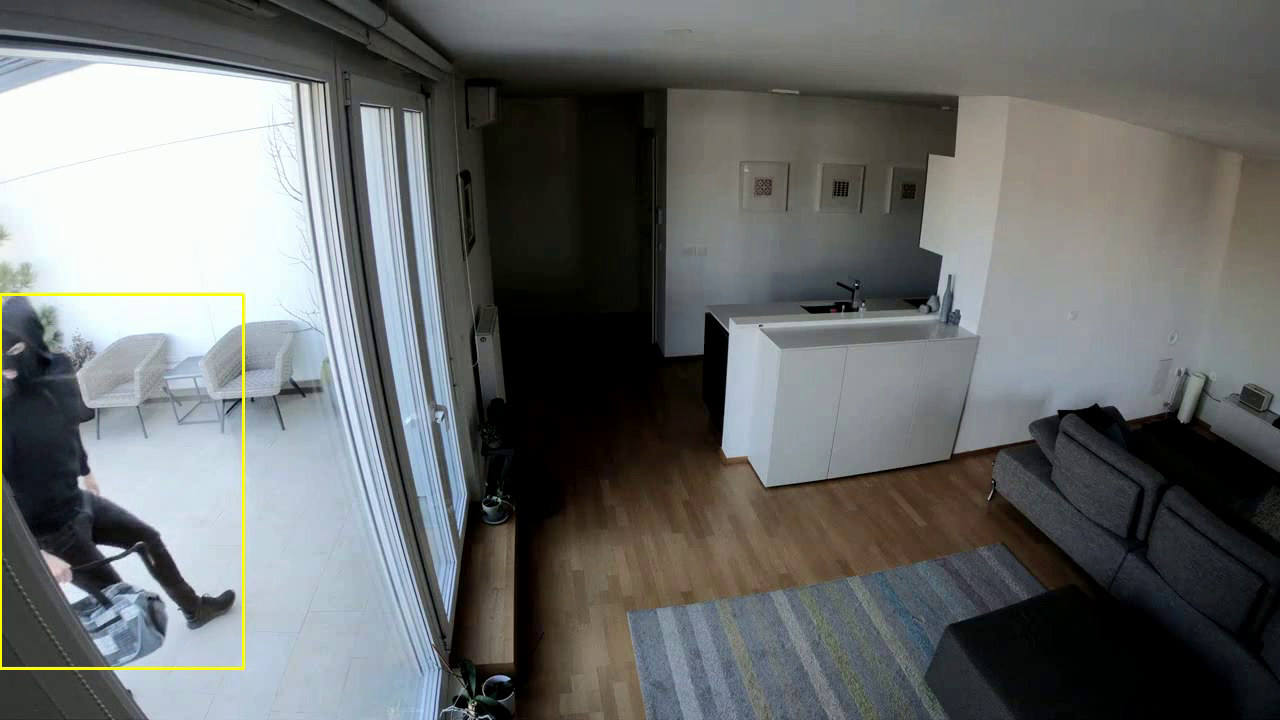
#> input picture frame 16 of Output_video_alert.mp4, 1280 x 720 px, given in place of CCTV_footage.mp4, which was not available
$ jupyter execute Main_code.ipynb   (text cells are left out)
#> lines starting #> are read from the running program, lines starting #| are printed output that depends on the picture; after the words box and inside, x2 and y2 are one past the last pixel; in counts of white or black regions, pixels touching at a corner belong together; pictures that were not available may be replaced by others from this repository, and a replacement may not be noted
[cell 1]
#imported required libraries

import cv2
import numpy as np
from moviepy.editor import *

[cell 2]
#Load the video

vid=cv2.VideoCapture('/content/CCTV_footage.mp4')

#Pre-processing step
frame_w=int(vid.get(cv2.CAP_PROP_FRAME_WIDTH))   #results- width
frame_h=int(vid.get(cv2.CAP_PROP_FRAME_HEIGHT))  #results- height
fps=int(vid.get(cv2.CAP_PROP_FPS))               #results- frames per second

#Procedure to form the file for saving the output video
size=(frame_w,frame_h)
size_quad=(int(2*frame_w),int(2*frame_h))

#file name in which video to be saved
vid_out_file='Output_video_alert.mp4'
vid_out_quad_file='Output_video_quad.mp4'

vid_out=cv2.VideoWriter(vid_out_file,cv2.VideoWriter_fourcc(*'XVID'),fps,size)
vid_out_quad=cv2.VideoWriter(vid_out_quad_file,cv2.VideoWriter_fourcc(*'XVID'),fps,size_quad)

[cell 3]
#Define the background subtractor with the history as 200 (by considering 200 previous frames)
bg_sub=cv2.createBackgroundSubtractorKNN(history=200)

[cell 4]
#Necessary defination of values

ksize=(5,5)                     #For erosion purpose
max_contours=3
min_contour_area_thresh=0.01    #For detection purpose

#Color codes
yellow=(0,255,255)
red=(0,0,255)

#Frame size (width * height)
frame_area=frame_w*frame_h

[cell 5]
#Object detection using Contour method

#Capturing the video into frames
while True:

  reteval,frame=vid.read()
#> frame is the input picture: shape (720, 1280, 3); mean B, G, R 109, 109.6, 106.9
  if frame is None:
    break

  #Form foreground mask
  fg_mask=bg_sub.apply(frame)
#> fg_mask: shape (720, 1280); every value is 255

  #Performs errosion (to remove noise)
  fg_mask_erosion=cv2.erode(fg_mask,np.ones(ksize,np.uint8))

  #Detect contours
  contours_erosion,heirarchy=cv2.findContours(fg_mask_erosion,cv2.RETR_LIST,cv2.CHAIN_APPROX_SIMPLE)
#> contours_erosion = [[[0, 0], [0, 719], [1279, 719], [1279, 0]]]

  if len(contours_erosion) > 0:

    #Sort the contours (descending order)
    contour_sort=sorted(contours_erosion,key=cv2.contourArea,reverse=True)
#> contour_sort = [[[0, 0], [0, 719], [1279, 719], [1279, 0]]]

    #Find the contour with largest area
    contour_area_max=cv2.contourArea(contour_sort[0])
#> contour_area_max = 919601

    contour_frac=contour_area_max/frame_area
#> contour_frac = 0.998

    if contour_frac > min_contour_area_thresh:

      #Setting the dimensions for the bounding box
      for idx in range(min(max_contours,len(contour_sort))):
        xc,yc,wc,hc=cv2.boundingRect(contour_sort[idx])
        if idx==0:   #contour with largest area
          x1=xc
          y1=yc
          x2=xc+wc
          y2=yc+hc
        else:
          x1=min(x1,xc)
          y1=min(y1,yc)
          x2=max(x2,xc+wc)
          y2=max(y2,yc+hc)
#> this loop made 1 pass
#> (xc, yc, wc, hc, x1, y1, x2, y2) on pass 1: (0, 0, 1280, 720, 0, 0, 1280, 720)

      #Draw the bounding box of the detected object
      cv2.rectangle(frame,(x1,y1),(x2,y2),yellow,thickness=2)
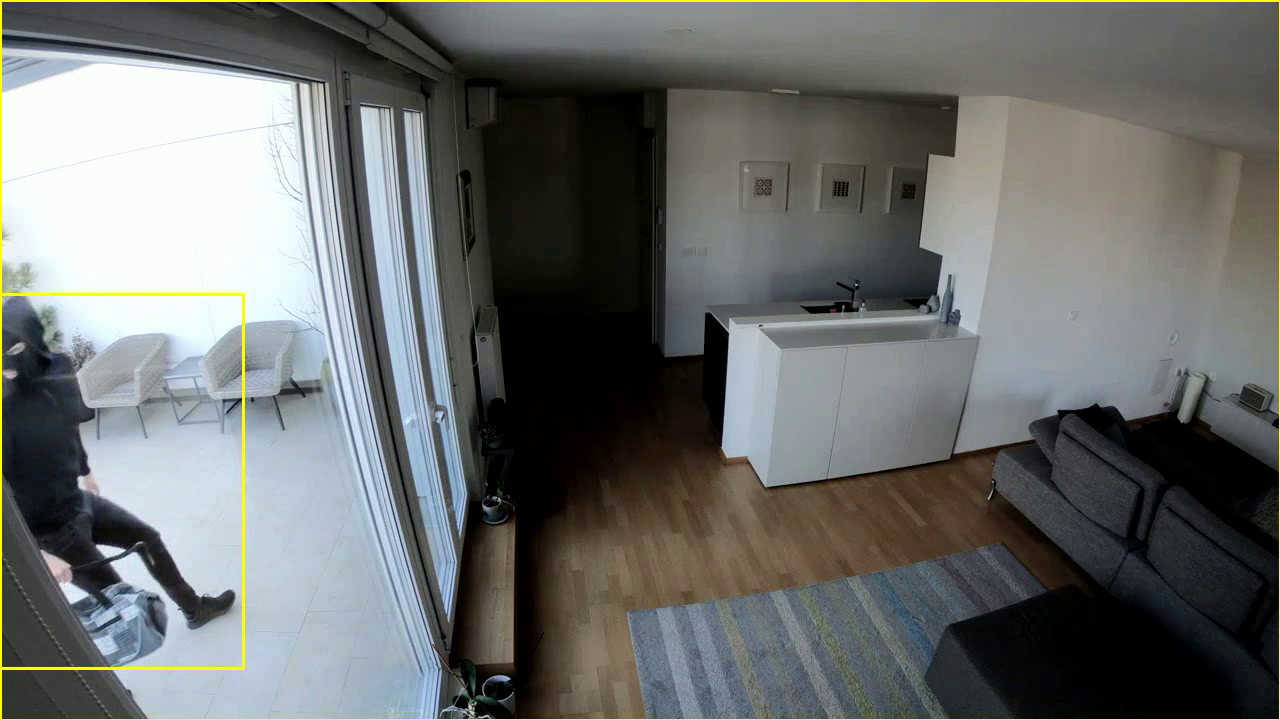
#> frame: shape (720, 1280, 3); 0.64% of pixels changed, all inside (x1, y1, x2, y2) = (0, 0, 1280, 720)

      #Post-processing (save the resultant video)
      vid_out.write(frame)

vid.release()
vid_out.release()


$ run again, starting later in the video
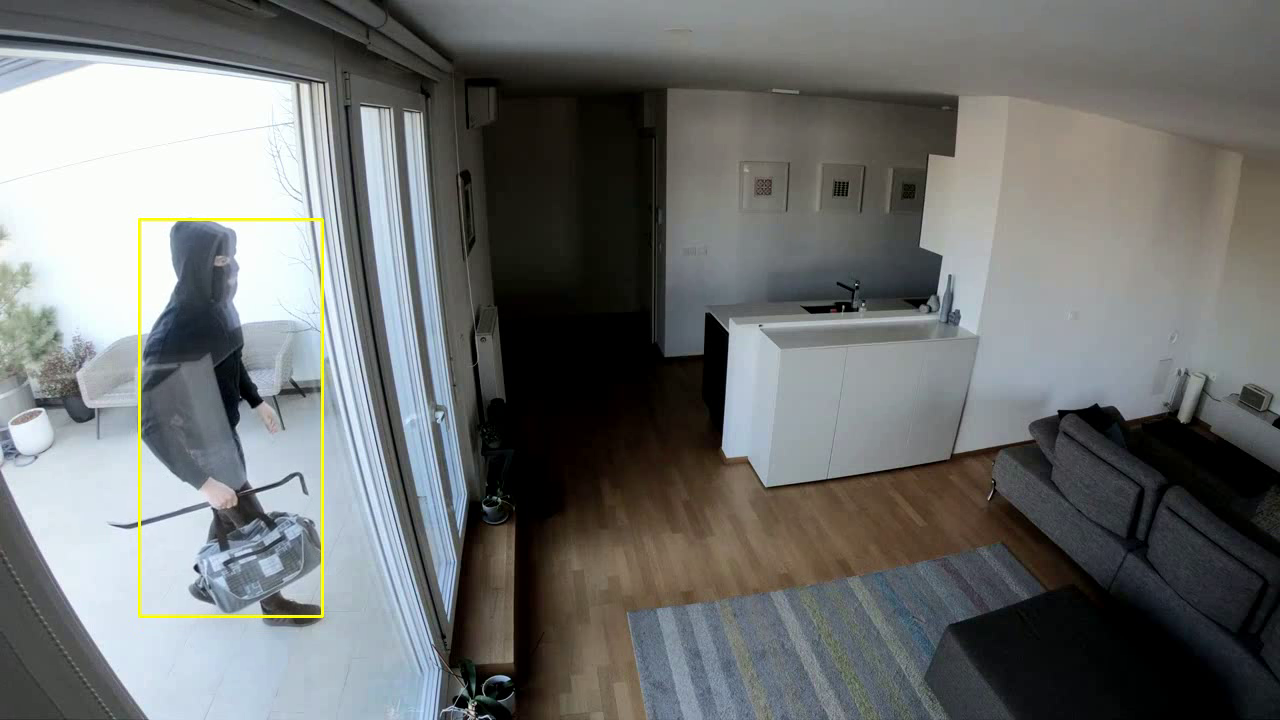
#> input picture frame 74 of Output_video_alert.mp4, 1280 x 720 px, given in place of CCTV_footage.mp4, which was not available
#> frame is the input picture: shape (720, 1280, 3); mean B, G, R 113.8, 114.7, 112.2
#> fg_mask: shape (720, 1280); every value is 255
#> contours_erosion = [[[0, 0], [0, 719], [1279, 719], [1279, 0]]]
#> contour_area_max = 919601
#> contour_frac = 0.998
#> the loop `for idx in range(min(max_contours,len(contour_sort))):` made 1 pass
#> (xc, yc, wc, hc, x1, y1, x2, y2) on pass 1: (0, 0, 1280, 720, 0, 0, 1280, 720)
#> `cv2.rectangle(frame,(x1,y1),(x2,y2),yellow,thickness=2)`:
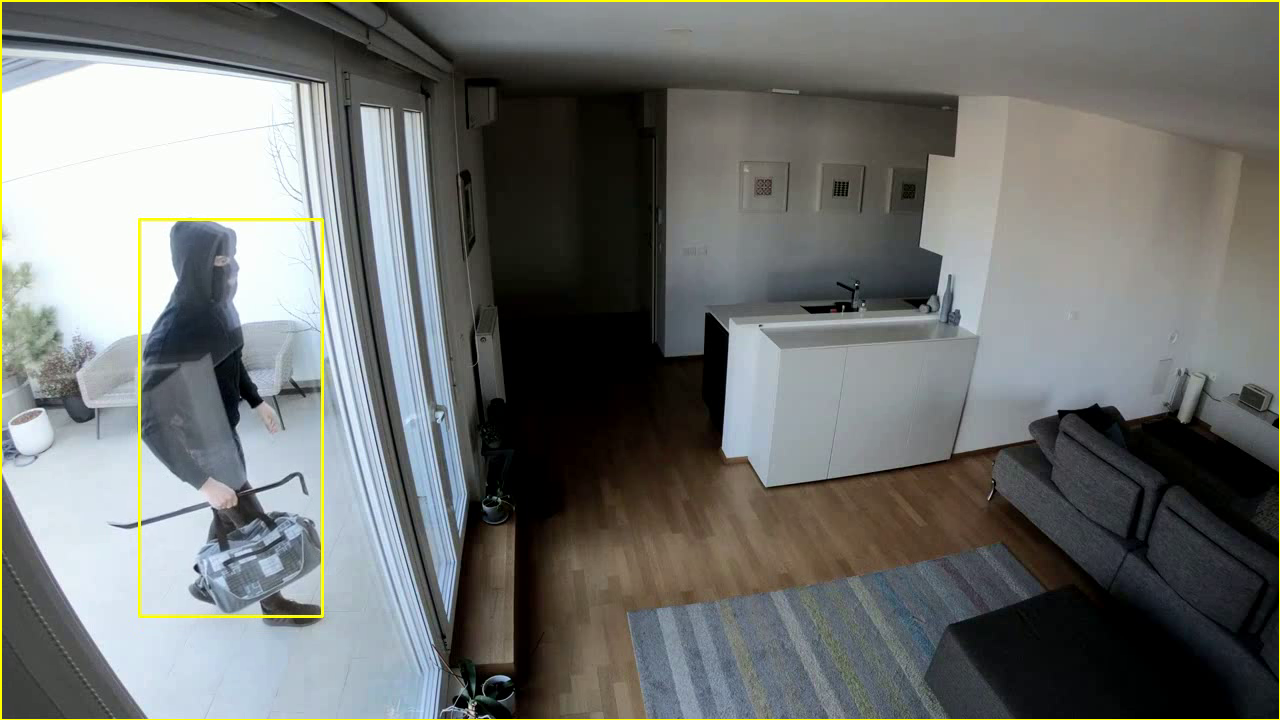
#> frame: shape (720, 1280, 3); 0.65% of pixels changed, all inside (x1, y1, x2, y2) = (0, 0, 1280, 720)

$ run again, starting later in the video
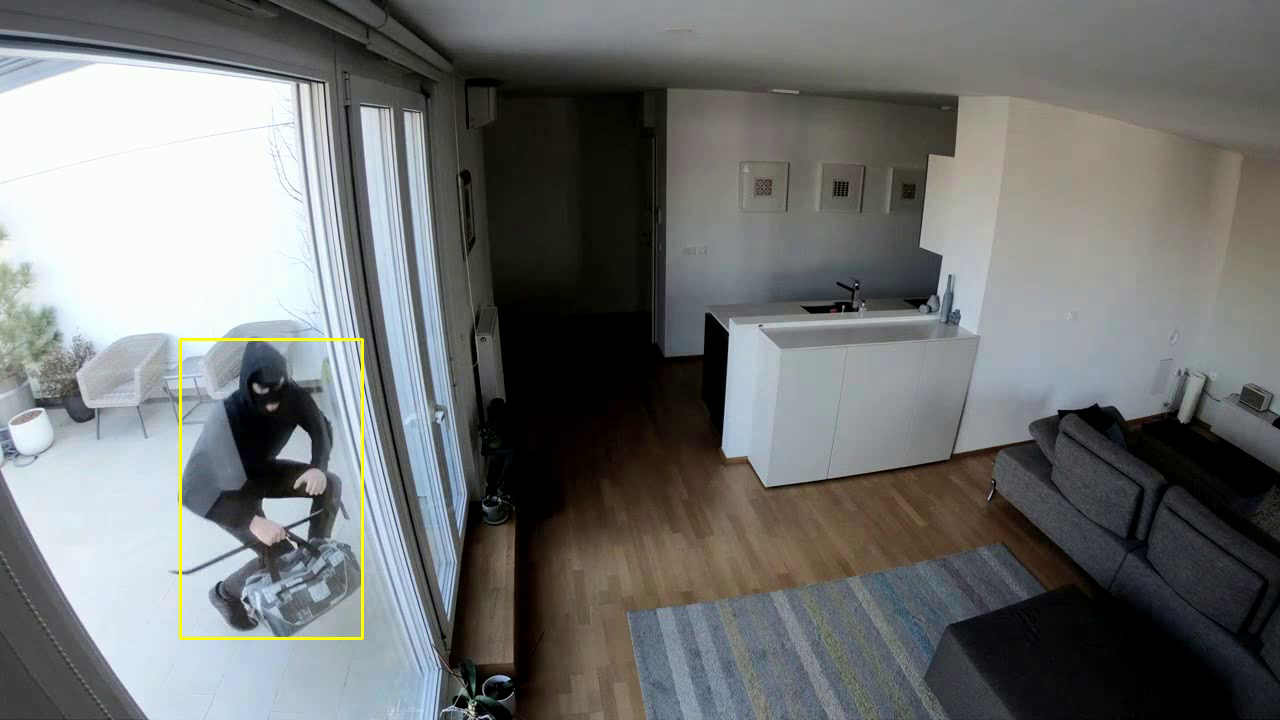
#> input picture frame 132 of Output_video_alert.mp4, 1280 x 720 px, given in place of CCTV_footage.mp4, which was not available
#> frame is the input picture: shape (720, 1280, 3); mean B, G, R 115.2, 116.1, 113.6
#> fg_mask: shape (720, 1280); every value is 255
#> contours_erosion = [[[0, 0], [0, 719], [1279, 719], [1279, 0]]]
#> contour_area_max = 919601
#> contour_frac = 0.998
#> the loop `for idx in range(min(max_contours,len(contour_sort))):` made 1 pass
#> (xc, yc, wc, hc, x1, y1, x2, y2) on pass 1: (0, 0, 1280, 720, 0, 0, 1280, 720)
#> `cv2.rectangle(frame,(x1,y1),(x2,y2),yellow,thickness=2)`:
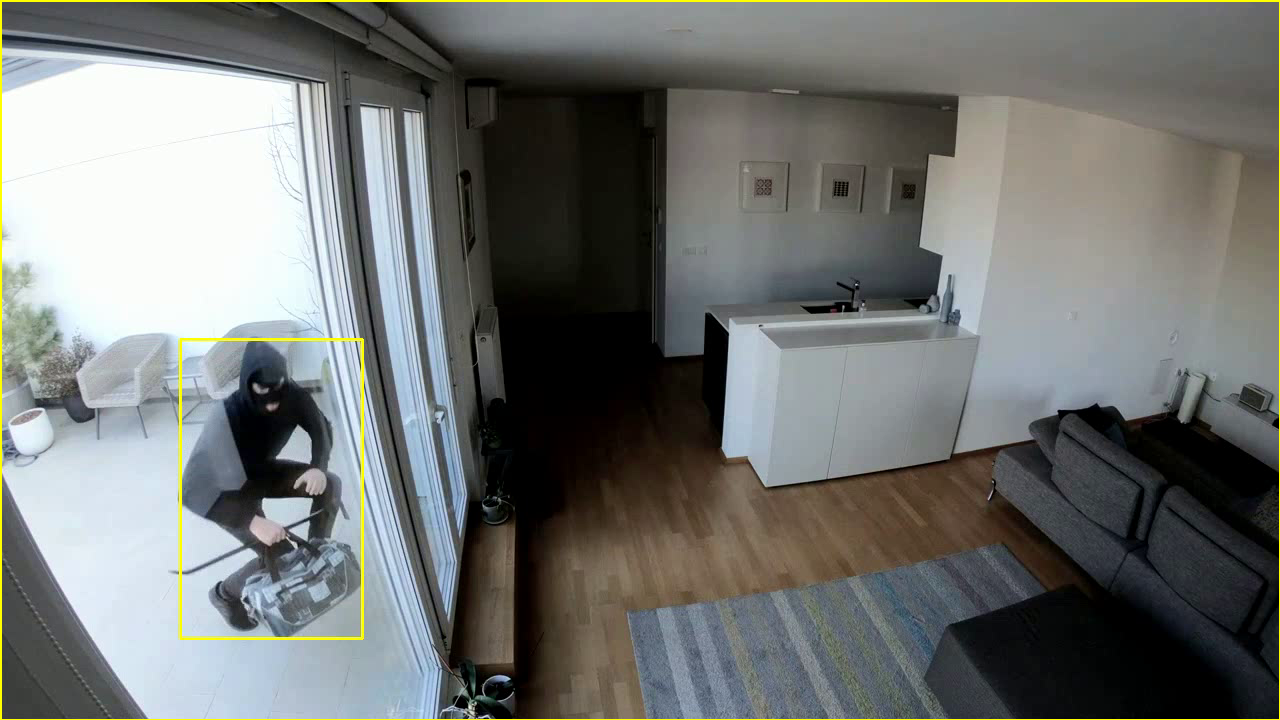
#> frame: shape (720, 1280, 3); 0.65% of pixels changed, all inside (x1, y1, x2, y2) = (0, 0, 1280, 720)
